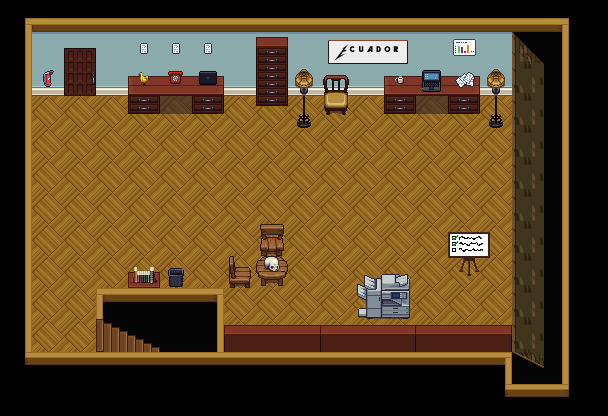

A level layout from a 2D game, rendered from its tile map. Below: a short description, then the map file with tile-grid data replaced by summaries:
An orthogonal 19x13 tile map with 32x32 px tiles, 6 tile layers (limits, floor, walls, exit, ...) and 15 objects (Education, Professional History, Reading Nook, Professional Achievements, Recent History, ...).

<map version="1.10" tiledversion="1.11.0" orientation="orthogonal" renderorder="right-down" width="19" height="13" tilewidth="32" tileheight="32" infinite="0" nextlayerid="12" nextobjectid="33">
 <editorsettings>
  <export target="cabp_office.json" format="json" />
 </editorsettings>
 <tileset firstgid="1" name="office_tileset" tilewidth="32" tileheight="32" tilecount="256" columns="16">
  <image source="tilesets/office_tiles.png" width="512" height="512" />
 </tileset>
 <layer id="9" name="limits" width="19" height="13" locked="1">
  <data>[247 cells, 62 non-empty, 16 distinct tile ids]</data>
 </layer>
 <layer id="10" name="floor" width="19" height="13" locked="1">
  <data>[247 cells, 120 non-empty, 1 distinct tile ids]</data>
 </layer>
 <layer id="1" name="walls" width="19" height="13" locked="1">
  <data>[247 cells, 41 non-empty, 5 distinct tile ids]</data>
 </layer>
 <layer id="7" name="exit" width="19" height="13" locked="1">
  <data>[247 cells, 8 non-empty, 5 distinct tile ids]</data>
 </layer>
 <layer id="3" name="furniture" width="19" height="13" locked="1">
  <data>[247 cells, 57 non-empty, 40 distinct tile ids]</data>
 </layer>
 <layer id="4" name="assets" width="19" height="13" locked="1">
  <data>[247 cells, 7 non-empty, 7 distinct tile ids]</data>
 </layer>
 <objectgroup id="11" name="triggers">
  <object id="4" name="Education" x="128" y="32" width="96" height="32">
   <properties>
    <property name="actionKey" value="triggerDetailModal" />
    <property name="actionableAfterSpeech" type="bool" value="true" />
    <property name="actionableByPlayer" type="bool" value="true" />
    <property name="dialogueKey" value="education" />
    <property name="targetTileX" type="int" value="5" />
    <property name="targetTileY" type="int" value="4" />
   </properties>
  </object>
  <object id="7" name="Professional History" x="256" y="37" width="32" height="69">
   <properties>
    <property name="actionKey" value="triggerDetailModal" />
    <property name="actionableAfterSpeech" type="bool" value="true" />
    <property name="actionableByPlayer" type="bool" value="true" />
    <property name="dialogueKey" value="professionalHistory" />
    <property name="targetTileX" type="int" value="8" />
    <property name="targetTileY" type="int" value="4" />
   </properties>
  </object>
  <object id="8" name="Reading Nook" x="288" y="64" width="64" height="64">
   <properties>
    <property name="actionableAfterSpeech" type="bool" value="false" />
    <property name="actionableByPlayer" type="bool" value="false" />
    <property name="dialogueKey" value="readingNook" />
    <property name="targetTileX" type="int" value="10" />
    <property name="targetTileY" type="int" value="4" />
   </properties>
  </object>
  <object id="10" name="Professional Achievements" x="448" y="32" width="32" height="32">
   <properties>
    <property name="actionKey" value="triggerDetailModal" />
    <property name="actionableAfterSpeech" type="bool" value="true" />
    <property name="actionableByPlayer" type="bool" value="true" />
    <property name="dialogueKey" value="professionalAchievements" />
    <property name="targetTileX" type="int" value="13" />
    <property name="targetTileY" type="int" value="4" />
   </properties>
  </object>
  <object id="11" name="Recent History" x="448" y="64" width="32" height="32">
   <properties>
    <property name="actionKey" value="triggerDetailModal" />
    <property name="actionableAfterSpeech" type="bool" value="true" />
    <property name="actionableByPlayer" type="bool" value="true" />
    <property name="dialogueKey" value="recentHistory" />
    <property name="targetTileX" type="int" value="14" />
    <property name="targetTileY" type="int" value="4" />
   </properties>
  </object>
  <object id="12" name="What Im Doing Now" x="416" y="64" width="32" height="32">
   <properties>
    <property name="actionKey" value="triggerDetailModal" />
    <property name="actionableAfterSpeech" type="bool" value="true" />
    <property name="actionableByPlayer" type="bool" value="true" />
    <property name="dialogueKey" value="whatImDoingNow" />
    <property name="targetTileX" type="int" value="13" />
    <property name="targetTileY" type="int" value="4" />
   </properties>
  </object>
  <object id="13" name="Products &amp; Services" x="441" y="224" width="56" height="56">
   <properties>
    <property name="actionKey" value="triggerDetailModal" />
    <property name="actionableAfterSpeech" type="bool" value="true" />
    <property name="actionableByPlayer" type="bool" value="true" />
    <property name="dialogueKey" value="productsAndServices" />
    <property name="targetTileX" type="int" value="13" />
    <property name="targetTileY" type="int" value="6" />
   </properties>
  </object>
  <object id="18" name="Exit" x="96" y="302" width="121" height="50">
   <properties>
    <property name="actionKey" value="triggerDetailModal" />
    <property name="actionableAfterSpeech" type="bool" value="true" />
    <property name="actionableByPlayer" type="bool" value="true" />
    <property name="dialogueKey" value="exit" />
    <property name="targetTileX" type="int" value="4" />
    <property name="targetTileY" type="int" value="7" />
   </properties>
  </object>
  <object id="23" name="Hobbies" x="128" y="64" width="32" height="32">
   <properties>
    <property name="actionableAfterSpeech" type="bool" value="false" />
    <property name="actionableByPlayer" type="bool" value="false" />
    <property name="dialogueKey" value="myHobbies" />
    <property name="targetTileX" type="int" value="4" />
    <property name="targetTileY" type="int" value="4" />
   </properties>
  </object>
  <object id="24" name="My Style" x="224" y="224" width="64" height="64">
   <properties>
    <property name="actionKey" value="triggerDetailModal" />
    <property name="actionableAfterSpeech" type="bool" value="true" />
    <property name="actionableByPlayer" type="bool" value="true" />
    <property name="dialogueKey" value="myStyle" />
    <property name="targetTileX" type="int" value="8" />
    <property name="targetTileY" type="int" value="6" />
   </properties>
  </object>
  <object id="27" name="Internet Speed" x="192" y="64" width="32" height="32">
   <properties>
    <property name="actionableAfterSpeech" type="bool" value="false" />
    <property name="actionableByPlayer" type="bool" value="false" />
    <property name="dialogueKey" value="internetSpeed" />
    <property name="targetTileX" type="int" value="6" />
    <property name="targetTileY" type="int" value="4" />
   </properties>
  </object>
  <object id="28" name="Ideation Room" x="64" y="48" width="32" height="48">
   <properties>
    <property name="actionableAfterSpeech" type="bool" value="false" />
    <property name="actionableByPlayer" type="bool" value="false" />
    <property name="dialogueKey" value="ideationRoom" />
    <property name="targetTileX" type="int" value="2" />
    <property name="targetTileY" type="int" value="3" />
   </properties>
  </object>
  <object id="29" name="Contact" x="160" y="64" width="32" height="32">
   <properties>
    <property name="actionableAfterSpeech" type="bool" value="true" />
    <property name="actionableByPlayer" type="bool" value="false" />
    <property name="dialogueKey" value="contactMe" />
    <property name="targetTileX" type="int" value="5" />
    <property name="targetTileY" type="int" value="4" />
   </properties>
  </object>
  </objectgroup>
</map>
<!-- 2 of 15 objects omitted -->
